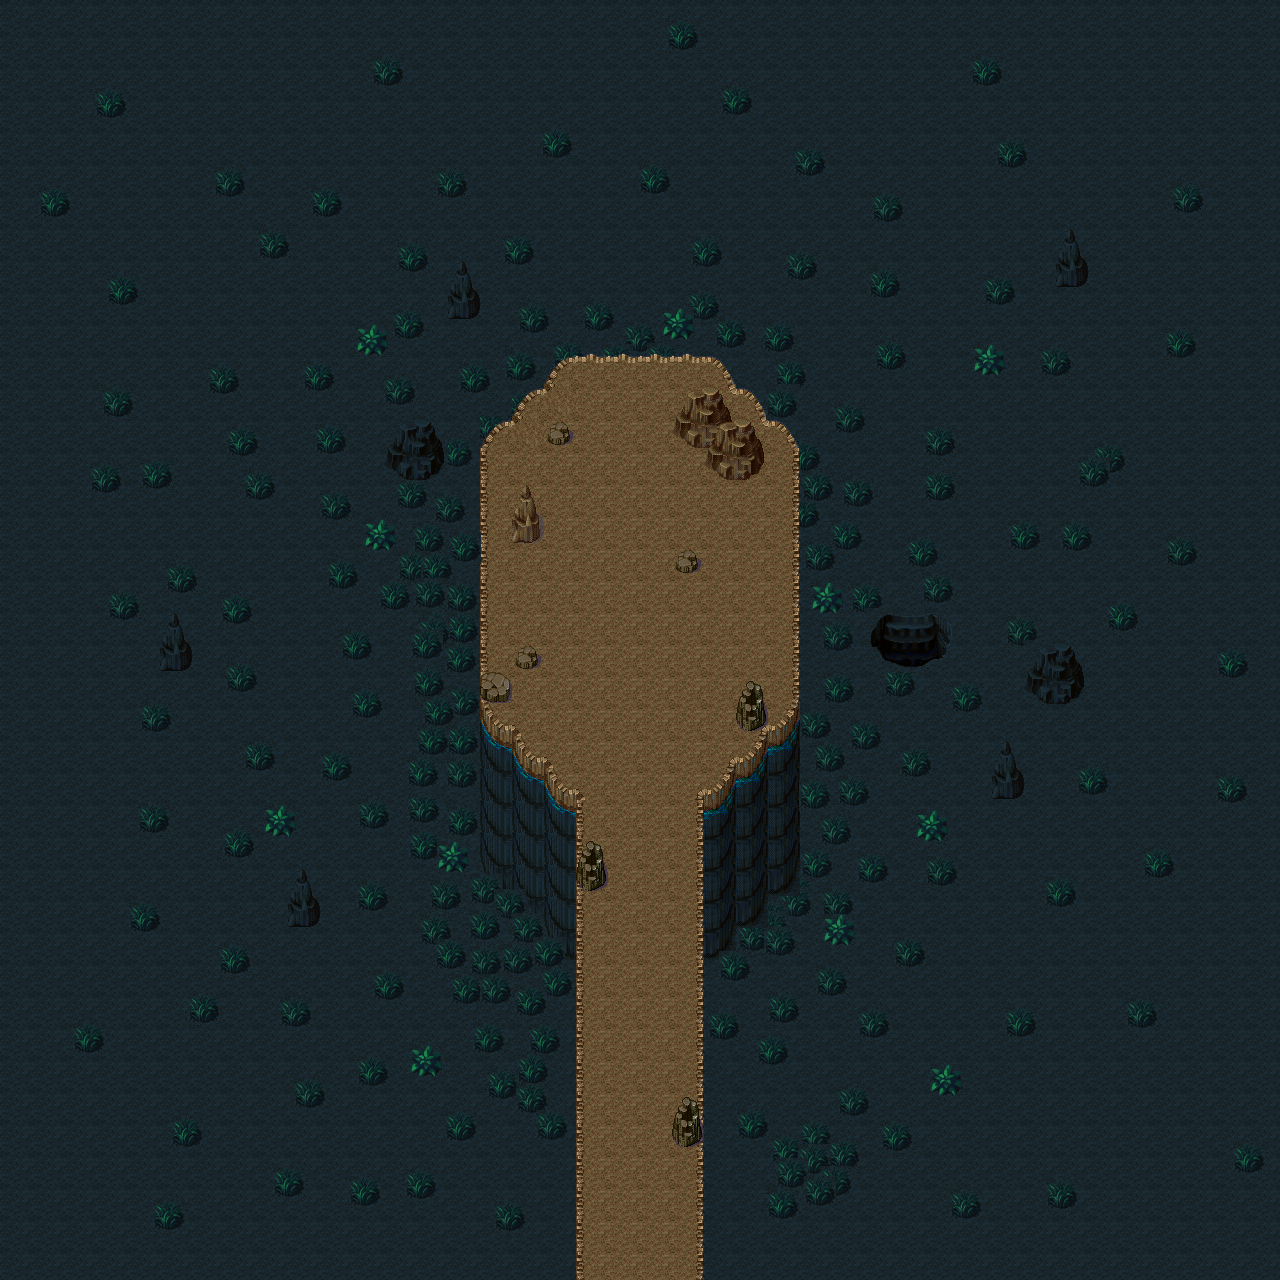

Below is a game level as drawn by its tile map, then a one-line description and the .tmx that defines it (tile-layer data replaced by summaries):
An orthogonal 40x40 tile map with 32x32 px tiles, 3 tile layers (Background, ObjColisionables, Puerta).

<map version="1.2" tiledversion="1.2.3" orientation="orthogonal" renderorder="right-down" width="40" height="40" tilewidth="32" tileheight="32" infinite="0" nextlayerid="4" nextobjectid="1">
 <tileset firstgid="1" source="Cueva_Pueblo.tsx" />
 <layer id="1" name="Background" width="40" height="40">
  <data>[1600 cells, 1600 non-empty, 1600 distinct tile ids]</data>
 </layer>
 <layer id="2" name="ObjColisionables" width="40" height="40">
  <data>[1600 cells, 1471 non-empty, 1471 distinct tile ids]</data>
 </layer>
 <layer id="3" name="Puerta" width="40" height="40">
  <data>[1600 cells, 2 non-empty, 2 distinct tile ids]</data>
 </layer>
</map>
